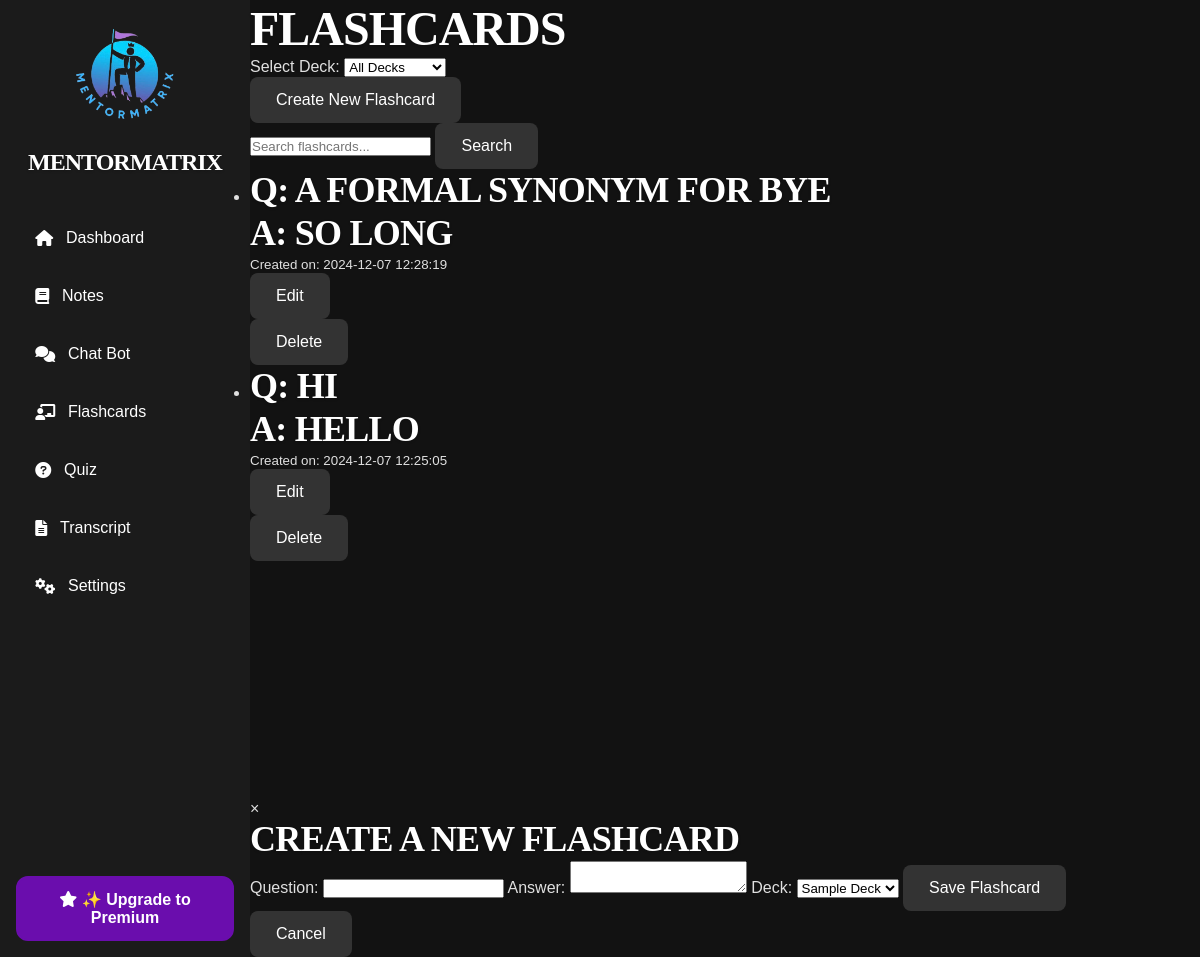
The app's page /flashcards, older data.
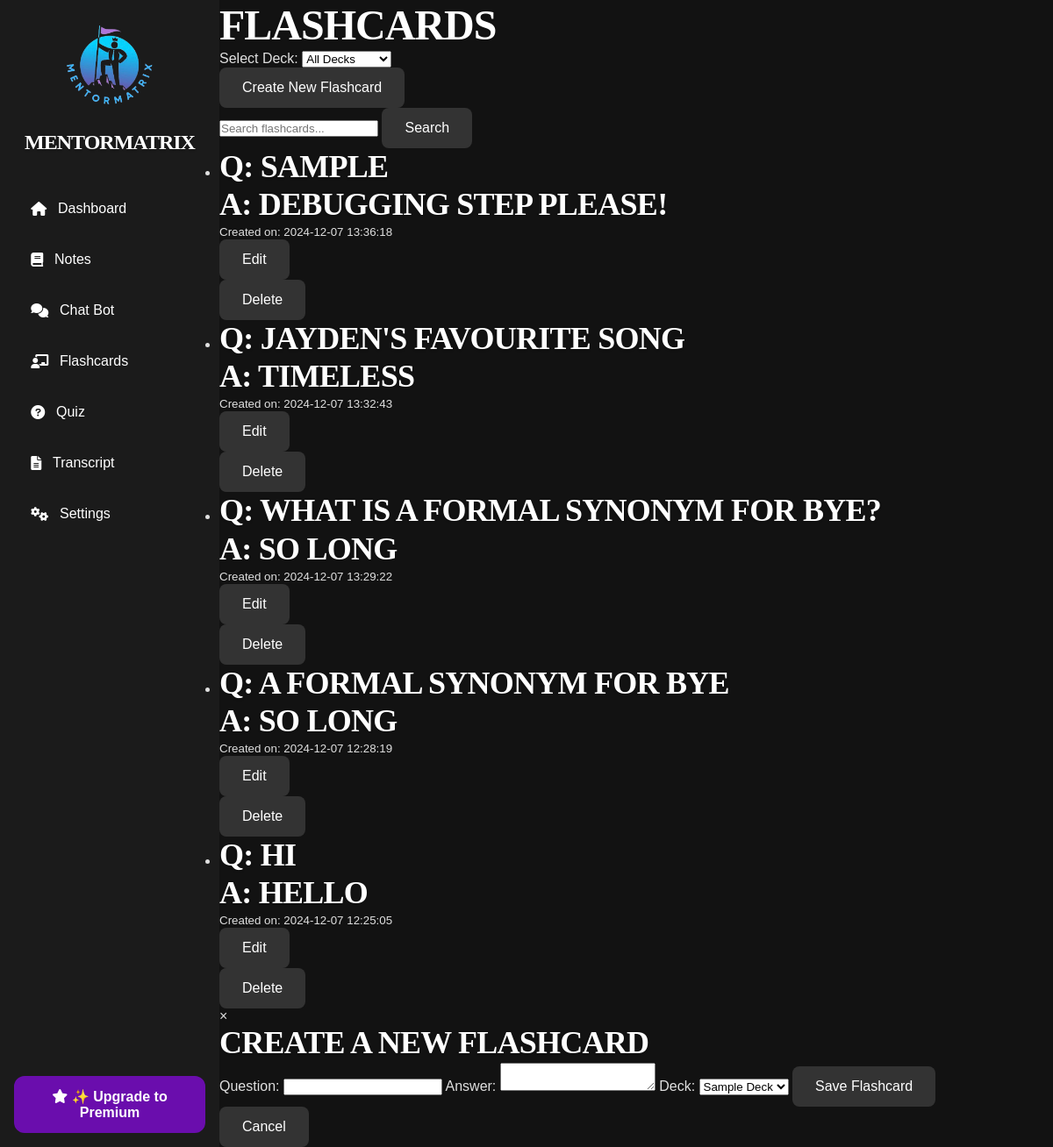
The same page, newer data.
### tables this page shows
CREATE TABLE flashcards (
                    id INTEGER PRIMARY KEY AUTOINCREMENT,
                    deck_id INTEGER NOT NULL,
                    note_id INTEGER,
                    question TEXT NOT NULL,
                    answer TEXT NOT NULL,
                    created_at DATETIME DEFAULT CURRENT_TIMESTAMP,
                    updated_at DATETIME DEFAULT CURRENT_TIMESTAMP,
                    FOREIGN KEY (deck_id) REFERENCES decks(id) ON DELETE CASCADE,
                    FOREIGN KEY (note_id) REFERENCES notes(id) ON DELETE CASCADE);

### routes/flashcards.py (the view)
@flashcards_blueprint.route('/flashcards')
def flashcards():
    deck_id = request.args.get('deck_id')
    if deck_id:
        flashcards = db.execute("SELECT * FROM flashcards WHERE deck_id = ? ORDER BY created_at DESC", deck_id)
    else:
        flashcards = db.execute("SELECT * FROM flashcards ORDER BY created_at DESC")
    decks = db.execute("SELECT * FROM decks ORDER BY created_at DESC")  # Get available decks
    return render_template('flashcards.html', flashcards=flashcards, decks=decks, selected_deck_id=deck_id)

### templates/flashcards.html (shortened to what this page needs)
{% extends "layout.html" %}
{% block other_head_stuff %}
<link rel="stylesheet" href="{{ url_for('static', filename='css/popup.css') }}">
{% endblock %}
{% block content %}
  <div class="container text-white">
    <div class="main-content">
      <h1 class="text-center text-4xl mb-5">Flashcards</h1>
      <form action="{{ url_for('flashcards.flashcards') }}" method="GET" class="mb-5">
        <label for="deck-select" class="block mb-2">Select Deck:</label>
        <select name="deck_id" id="deck-select" class="block w-full p-2 rounded-md border border-gray-300 text-black" onchange="this.form.submit()">
          <option value="">All Decks</option>
        </select>
      </form>
      <button id="openModalBtn" class="fixed bottom-5 right-5 z-50 bg-purple-700 text-white px-5 py-2 rounded-lg text-lg hover:bg-purple-800 transition">
        Create New Flashcard
      </button>
      <form action="/search_flashcards" method="GET" class="flex items-center gap-2 mb-5">
        <input type="text" name="query" placeholder="Search flashcards..." value="{{ search_query or '' }}" class="flex-grow p-2 rounded-md border border-gray-300 text-black" />
        <button type="submit" class="bg-blue-500 text-white px-4 py-2 rounded-lg hover:bg-blue-600 transition">
          Search
        </button>
      </form>
      <ul class="space-y-4">
        {% for flashcard in flashcards %}
          <li class="bg-gray-800 p-4 rounded-md text-center relative">
            <div class="flashcard-content">
              <div class="flashcard-front">
                <h2 class="text-2xl mb-2 text-blue-400">Q: {{ flashcard.question }}</h2>
              </div>
              <div class="flashcard-back">
                <h2 class="text-2xl mb-2 text-green-400">A: {{ flashcard.answer }}</h2>
              </div>
            </div>
            <small class="block mt-2 text-gray-400">Created on: {{ flashcard.created_at }}</small>
            <div class="flex justify-center gap-4 mt-4">
              <form action="/edit_flashcard/{{ flashcard.id }}" method="GET" class="inline">
                <button type="submit" class="px-4 py-2 bg-yellow-500 text-white rounded-md hover:bg-yellow-600 transition">
                  Edit
                </button>
              </form>
              <form action="/delete_flashcard/{{ flashcard.id }}" method="POST" class="inline">
                <button type="submit" class="px-4 py-2 bg-red-500 text-white rounded-md hover:bg-red-600 transition">
                  Delete
                </button>
              </form>
            </div>
          </li>
          {% else %}
          <li class="text-gray-400 text-center">No flashcards were created. Want to make some?</li>
          {% endfor %}
        </ul>
      </div>
    </div>
  <div id="myModal" class="fixed inset-0 bg-gray-900 bg-opacity-75 flex items-center justify-center hidden">
    <div class="bg-white p-6 rounded-lg relative w-96">
      <span class="absolute top-3 right-3 text-gray-400 text-2xl cursor-pointer hover:text-gray-600">&times;</span>
      <h2 class="text-xl font-bold mb-4">Create a New Flashcard</h2>
      <form action="/add_flashcard" method="POST" class="space-y-4">
        <label for="question" class="block">
          Question:
          <input type="text" id="question" name="question" class="w-full p-2 border border-gray-300 rounded-md" required>
        </label>
        <label for="answer" class="block">
          Answer:
          <textarea id="answer" name="answer" class="w-full p-2 border border-gray-300 rounded-md" required></textarea>
        </label>
        <label for="deck_id" class="block">
          Deck:
          <select name="deck_id" id="deck-select" class="w-full p-2 border border-gray-300 rounded-md" required>
            {% for deck in decks %}
              <option value="{{ deck.id }}">{{ deck.title }}</option>
              {% endfor %}
            </select>
          </label>
        <button type="submit" class="bg-blue-500 text-white px-4 py-2 rounded-lg hover:bg-blue-600 transition">
          Save Flashcard
        </button>
      </form>
      <button id="closeModalBtn" class="mt-4 bg-gray-500 text-white px-4 py-2 rounded-lg hover:bg-gray-600 transition">
        Cancel
      </button>
    </div>
  </div>
  {% endblock %}

### templates/layout.html (shortened to what this page needs)
<!DOCTYPE html>
<html lang="en">
    <head>
        <link rel="stylesheet" href="https://cdnjs.cloudflare.com/ajax/libs/font-awesome/6.0.0-beta3/css/all.min.css">
        <link href="https://cdn.tailwindcss.com/2.2.19/tailwind.min.css" rel="stylesheet">
        <link rel="stylesheet" href="{{ url_for('static', filename='css/base.css') }}">
        {% block other_head_stuff %}
        {% endblock %}
    </head>
    <body>
        <div class="container">
            <aside class="sidebar">
                <div class="logo">
                    <center>
                    <img src="{{ url_for('static', filename='images/MentorMatrix_logo.png') }}"
                        alt="MentorMatrix Logo"
                        style="width: 120px;
                                height: 120px;
                                border-radius: 50%; /* Makes it a circle */
                                overflow: hidden; /* Ensures contents stay within the circle */"
                        >
                        <h1>MentorMatrix</h1>
                    </center>
                </div>
                <nav class="nav-links">
                    <button class="nav-item {% if current_route == 'dashboard' %}active{% endif %}" onclick="redirectToPage('/dashboard')">
                        <i class="fas fa-home nav-icon"></i> Dashboard
                    </button>
                    <button class="nav-item {% if current_route == 'notes' %}active{% endif %}" onclick="redirectToPage('/notes')">
                        <i class="fas fa-book nav-icon"></i> Notes
                    </button>
                    <button class="nav-item {% if current_route == 'chatbot' %}active{% endif %}" onclick="redirectToPage('/chatbot')">
                        <i class="fas fa-comments nav-icon"></i> Chat Bot
                    </button>
                    <button class="nav-item {% if current_route == 'flashcards' %}active{% endif %}" onclick="redirectToPage('/flashcards')">
                        <i class="fas fa-chalkboard-teacher nav-icon"></i> Flashcards
                    </button>
                    <button class="nav-item {% if current_route == 'quiz' %}active{% endif %}" onclick="redirectToPage('/quiz')">
                        <i class="fas fa-question-circle nav-icon"></i> Quiz
                    </button>
                    <button class="nav-item {% if current_route == 'transcript' %}active{% endif %}" onclick="redirectToPage('/transcript')">
                        <i class="fas fa-file-alt nav-icon"></i> Transcript
                    </button>
                    <button class="nav-item {% if current_route == 'settings' %}active{% endif %}" onclick="redirectToPage('/settings')">
                        <i class="fas fa-cogs nav-icon"></i> Settings
                    </button>
                </nav>
                <button class="premium-button" onclick="redirectToPage('/pricing')">
                    <i class="fas fa-star nav-icon"></i> ✨ Upgrade to Premium
                </button>
            </aside>
            <main class="main-content">
                {% block content %}
                {% endblock %}
            </main>
        </div>
    </body>
    </html>

### static/css/base.css (style rules this page uses)
* { margin: 0; padding: 0; box-sizing: border-box; }
:root { --font-family: 'Arial', sans-serif; --background-color: #121212; --text-color: #e0e0e0; --primary-purple: #6a0dad; --hover-purple: #5c0ab8; --active-purple: #4b0997; --hover-bg-color: #333333; --active-bg-color: #333333; --white: #ffffff; --soft-text-shadow: 0 1px 3px rgba(0, 0, 0, 0.2); }
body { font-family: var(--font-family); background-color: var(--background-color); color: var(--text-color); }
.container { display: flex; min-height: 100vh; }
.logo h1 { font-size: 1.5rem; color: #ffffff; margin: 1rem 0; }
.nav-links { flex-grow: 1; }
.nav-item { display: flex; align-items: center; color: #bbbbbb; font-size: 1rem; padding: 0.75rem 0; text-decoration: none; }
.nav-item i { margin-right: 10px; }
.premium-button { background-color: var(--primary-purple);; color: var(--white); font-size: 1rem; font-weight: 600; padding: 0.75rem 1.5rem; text-align: center; border-radius: 12px; border: 2px solid #6a0dad; cursor: pointer; margin-top: 1rem; display: inline-block; transition: all 0.3s ease-in-out; }
button { cursor: pointer; background-color: #333333; color: #ffffff; font-size: 1rem; font-weight: 500; padding: 0.75rem 1.5rem; border-radius: 8px; border: 2px solid transparent; display: inline-block; transition: all 0.3s ease; }
button, .premium-button { transition: all 0.3s ease; }
h1, h2, h3 { color: #ffffff; font-weight: 600; letter-spacing: -0.5px; text-transform: uppercase; font-family: montserrat, serif; line-height: 1.2; }
h1, h2, h3 { text-shadow: var(--soft-text-shadow); }
h1 { font-size: 3rem; letter-spacing: -1px; }
h2 { font-size: 2.25rem; letter-spacing: -0.75px; }
.sidebar { width: 250px; background-color: #1b1b1b; padding: 1rem; display: flex; flex-direction: column; justify-content: space-between; }
.sidebar .logo h1 { font-size: 1.5rem; color: #ffffff; margin-top: 0.5rem; }
.nav-links { display: flex; flex-direction: column; gap: 1rem; margin-top: 1.5rem; }
.nav-links .nav-item { display: flex; align-items: center; padding: 0.75rem 1.2rem; border-radius: 12px; color: #fff; font-size: 1rem; background-color: transparent; border: 2px solid transparent; cursor: pointer; text-align: left; transition: background-color 0.3s, border 0.3s, box-shadow 0.3s, transform 0.2s; width: 100%; will-change: transform, background-color; }
.nav-links .nav-item i { margin-right: 0.8rem; }
.nav-links .nav-item { outline: none; border: none; background: none; text-decoration: none; }

Row changes from the older to the newer data that the page shows:
added flashcards: question "SAMPLE", answer "DEBUGGING STEP PLEASE!", created_at "2024-12-07 13:36:18"
added flashcards: question "JAYDEN'S FAVOURITE SONG", answer "TIMELESS", created_at "2024-12-07 13:32:43"
added flashcards: question "WHAT IS A FORMAL SYNONYM FOR BYE?", answer "SO LONG", created_at "2024-12-07 13:29:22"
